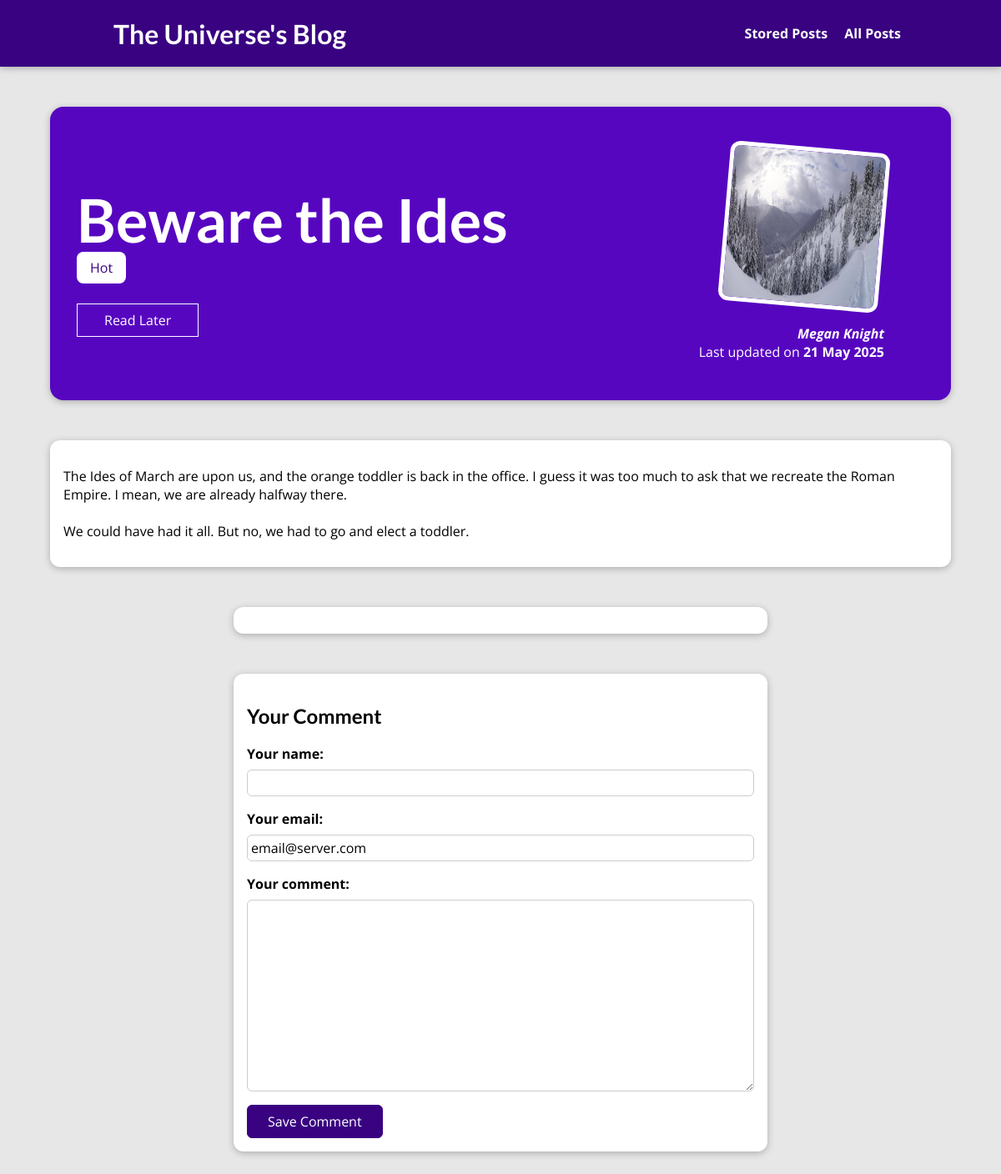
/posts/beware-the-ides, run on an earlier commit of the app's database.
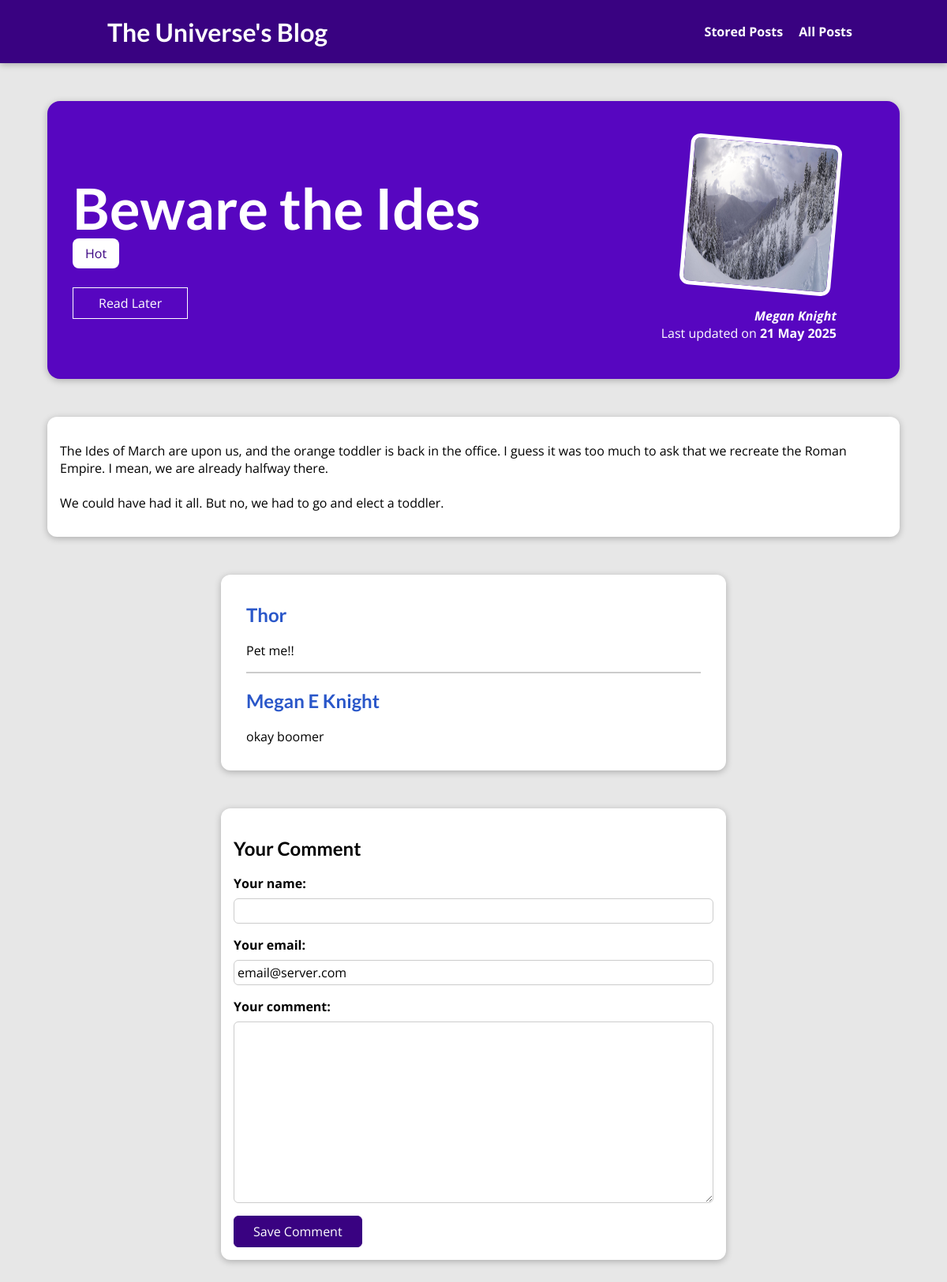
And on a later commit of the database.
### blog/models.py (models this page shows, shortened)
class Post(models.Model):
    id = models.AutoField(auto_created=True, primary_key=True,
                          serialize=False, verbose_name='ID')
    title = models.CharField(default="", max_length=100)
    content = models.TextField(default="", blank=True)
    excerpt = models.CharField(default="", max_length=20)
    image = models.CharField(default="mountains.jpg", max_length=100)
    email = models.EmailField(default="email@server.com")
    date = models.DateField(auto_now=False)
    author = models.ForeignKey(
        Author, on_delete=models.SET_NULL, related_name="posts", null=True)
    post_slug = models.SlugField(
        null=False, db_index=True, blank=False, unique=True)
    tags = models.ManyToManyField("Tag")

class Tag(models.Model):
    captions = models.CharField(max_length=20)

class Author(models.Model):
    id = models.AutoField(auto_created=True, primary_key=True,
                          serialize=False, verbose_name='ID')
    first_name = models.CharField(max_length=100)
    last_name = models.CharField(max_length=100)
    bio = models.TextField(null=True)
    def full_name(self):
        return f"{self.first_name} {self.last_name}"
    def __str__(self):  # This method returns a string representation of the model instance
        return self.full_name()

class Comment(models.Model):
    user_name = models.CharField(max_length=100)
    user_email = models.EmailField(default="email@server.com")
    date = models.DateField(auto_now=True)
    text = models.TextField(max_length=400)
    post = models.ForeignKey(
        Post, on_delete=models.CASCADE, related_name="comments", null=True)

### blog/views.py (the view, shortened to what this page needs)
# urls.py: path("posts/<slug:post_slug>", views.post_detail_view.as_view(),
class post_detail_view(View):
    slug_field = "post_slug"         # model field name
    slug_url_kwarg = "post_slug"
    def is_stored_post(self, request, post_id):
        stored_posts = request.session.get('stored_posts')
        if stored_posts is not None:
            is_saved_for_later = post_id in stored_posts
        else:
            is_saved_for_later = False
        return is_saved_for_later
    def get(self, request, post_slug):
        post = Post.objects.get(post_slug=post_slug)
        context = {
            'post': post,
            'post_tags': post.tags.all(),
            'comments': post.comments.all().order_by('-id'),
            'comment_form': CommentForm(),
            'saved_for_later': self.is_stored_post(request, post.id)
        }
        return render(request, 'blog/post-detail.html', context)

### blog/forms.py
class CommentForm(forms.ModelForm):
    class Meta:
        model = Comment
        exclude = ['post']
        labels = {
            'user_name': 'Your name',
            'user_email': 'Your email',
            'text': 'Your comment'
        }
        error_messages = {
            'user_name': {
                'required': 'Please enter your user name',
                'max_length': 'User name cannot exceed 100 characters'
            },
            'text': {
                'required': 'Please enter your comment',
                'max_length': 'Comment cannot exceed 400 characters'
            }
        }

### blog/templates/blog/post-detail.html (shortened to what this page needs)
{% extends 'base.html' %}
{% load static %}
{% block css-files %}
    <link rel="stylesheet" href="{% static 'blog/post-detail.css' %}">
{% endblock %}
{% block content %}
<section id="summary">
    <h2>{{ post.title }}</h2>
    <div>
        {% for tag in post.tags.all %}
            <span class="tag">{{ tag.captions }}</span>
        {% endfor %}
    </div>
    <div id='read-later'>
        <form action='{% url "read-later" %}' method='POST'>
            <button>
                {% if saved_for_later %}
                Remove from Read Later list
                {% else %}
                Read Later
                {% endif %}
            </button>
        </form>
    <article>
        <img src="{% static "blog/images/"|add:post.image %}" alt="{{ post.title }}" />
        <address><a href="mailto:megan.knight@broadridge.com>">{{ post.author }}</a></address>
        <div>
            Last updated on <time>{{ post.date|date:"d M Y" }}</time>
        </div>
    </article>
</section>
<main>
    {{ post.content|linebreaks }}
</main>
<section id='comments'>
    <ul>
        {% for comment in comments %}
            <li>
                <h2>{{ comment.user_name }}</h2>
                <p>{{ comment.text|linebreaks }}</p>
            </li>
        {% endfor %}
    </ul>
</section>
<section id='comment-form'>
    <h2>Your Comment</h2>
    <form action='{% url "post-detail-page" post.post_slug %}' method='POST' novalidate>
        {% for form_field in comment_form %}
            <div class='form-control {% if form_field.errors %}invalid{% endif %}'>
                {{ form_field.label_tag }}
                {{ form_field }}
            </div>
        {% endfor %}
        <button>Save Comment</button>
    </form>
</section>
{% endblock %}

### templates/base.html (shortened to what this page needs)
<!DOCTYPE html>
{% load static %}
<html>
    <head>
        <link rel="stylesheet" href="{% static "app.css" %}">
        {% block css-files %}{% endblock %}
    </head>
    <header id='main-navigation'>
        <h1><a href="{% url "starting-page" %}">The Universe's Blog</a></h1>
        <nav>
            <a href="{% url "read-later" %}">Stored Posts</a>
            <a href="{% url "posts-page" %}">All Posts</a>
        </nav>
    </header>
    <body>
        {% block content %}{% endblock %}
        </body>
</html>

### static/app.css (style rules this page uses)
* { box-sizing: border-box; }
html { font-family: 'Open Sans', 'Lato', sans-serif; }
body { margin: 0; }
h1, h2, h3 { font-family: 'Lato', sans-serif; font-weight: bold; }
#main-navigation { width: 100%; height: 5rem; display: flex; justify-content: space-between; align-items: center; padding: 0 10%; position: absolute; top: 0; left: 0; }
#main-navigation a { text-decoration: none; color: white; font-weight: bold; margin-left: 1rem; }

### blog/static/blog/post-detail.css (style rules this page uses)
body { background-color: #e7e7e7; }
#main-navigation { background-color: #390281; box-shadow: 0 2px 8px rgba(0, 0, 0, 0.25); }
#summary { margin: 8rem auto 3rem auto; padding: 2rem; width: 90%; max-width: 90rem; border-radius: 16px; background-color: #5706c0; position: relative; box-shadow: 0 2px 8px rgba(0, 0, 0, 0.25); height: 22rem; }
#summary h2 { color: white; font-size: 4.5rem; margin-bottom: 0.25rem; }
#summary article { position: absolute; top: 2rem; right: 3rem; padding: 1rem 2rem; border-radius: 12px; text-align: right; color: white; }
#summary article img { width: 12rem; height: 12rem; border-radius: 12px; transform: rotateZ(5deg); border: 5px solid white; margin-bottom: 1rem; }
#summary address { font-weight: bold; }
#summary a { color: white; text-decoration: none; }
#summary time { font-weight: bold; }
#read-later { margin: 2rem 0; }
#read-later button { background-color: transparent; border: 1px solid white; padding: 0.5rem 2rem; font: inherit; color: white; cursor: pointer; }
main { width: 90%; max-width: 90rem; margin: 3rem auto; background-color: white; padding: 1rem; border-radius: 12px; box-shadow: 0 2px 8px rgba(0, 0, 0, 0.25); }
.tag { background-color: white; color: #390281; padding: 0.5rem 1rem; border-radius: 8px; }
#comment-form { margin: 3rem auto; width: 90%; max-width: 40rem; border-radius: 12px; background-color: white; box-shadow: 0 2px 8px rgba(0, 0, 0, 0.25); padding: 1rem; }
#comment-form button { font: inherit; background-color: #390281; color: white; border: 1px solid #390281; padding: 0.5rem 1.5rem; border-radius: 6px; cursor: pointer; }
.form-control { margin-bottom: 1rem; }
.form-control label { font-weight: bold; margin-bottom: 0.5rem; display: block; }
.form-control input, .form-control textarea { display: block; width: 100%; font: inherit; padding: 0.25rem; border-radius: 6px; border: 1px solid #ccc; }
#comments { margin: 3rem auto; width: 90%; max-width: 40rem; border-radius: 12px; background-color: white; box-shadow: 0 2px 8px rgba(0, 0, 0, 0.25); padding: 1rem 2rem; }
#comments ul { list-style: none; margin: 0; padding: 0; }
#comments li { margin-bottom: 1rem; border-bottom: 2px solid #ccc; }
#comments li:last-of-type { border-bottom: none; }
#comments h2 { color: #2a57c9; }

What changed in the data, as far as the page shows it:
added Comment: user_name "Thor", text "Pet me!!"
added Comment: user_name "Megan E Knight", text "okay boomer"
